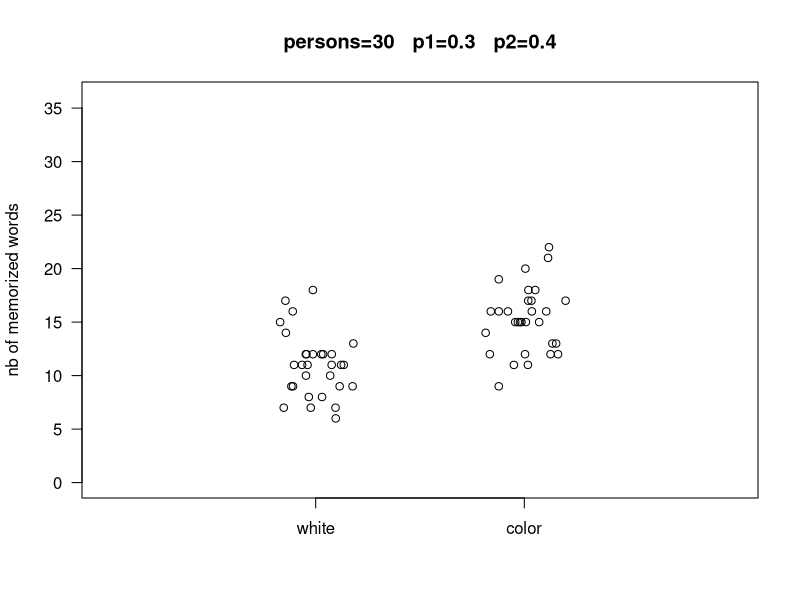
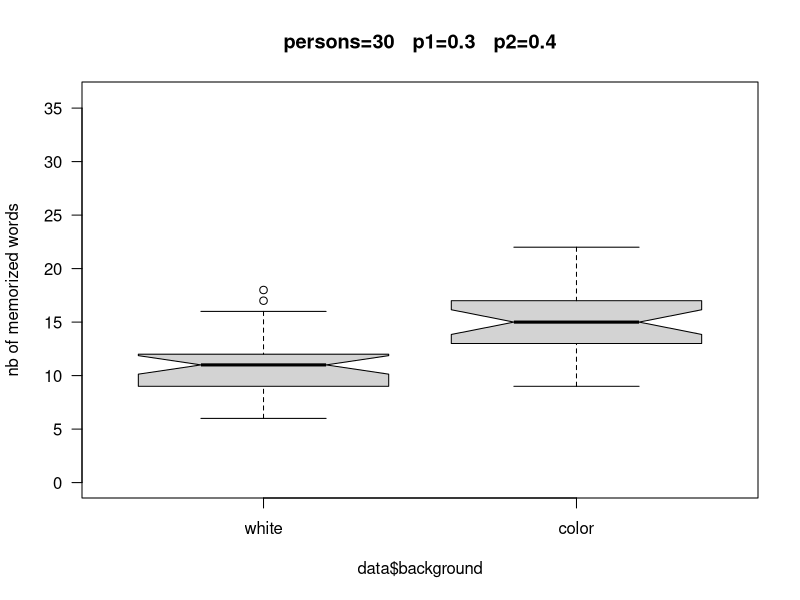
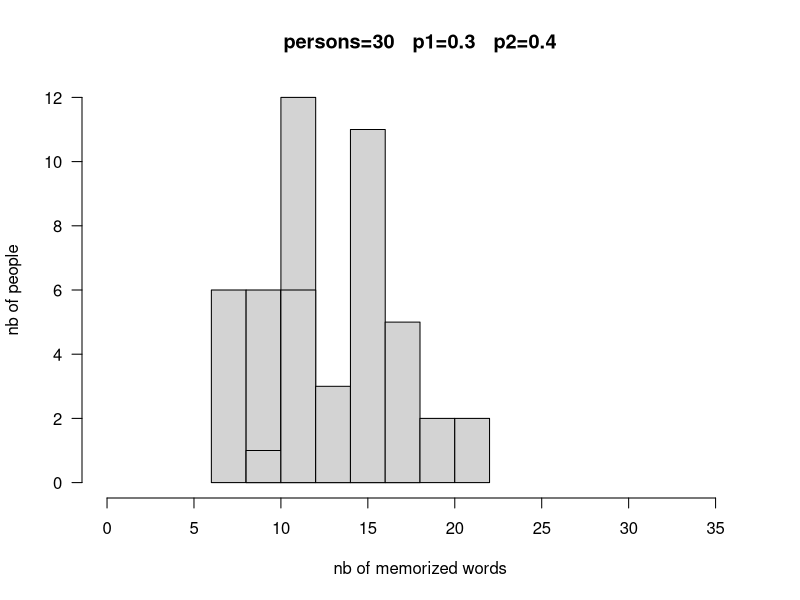

Generate these figures, in order, with R:
## ---- chunk 1
set.seed(2014) # for pseudo-random number generator
nb.words = 36
nb.people = 30
p1 = 0.3 # proba of memorizing a word on white background
p2 = 0.4 # proba of memorizing a word on color background
data = data.frame(background=c(rep("white", nb.people),
                               rep("color", nb.people)),
                  value=c(rbinom(n=nb.people, size=nb.words, prob=p1),
                          rbinom(n=nb.people, size=nb.words, prob=p2)))
## ---- chunk 2
## data = read.table("data.txt", header=TRUE)
## ...
data$background = as.factor(data$background)
data$background = relevel(data$background, "white")
## ---- chunk 3
head(data)
summary(data)
tapply(data$value, list(data$background), summary)
## ---- chunk 4
plot(x=jitter(rep(1, nb.people), amount=0.2),
     y=data$value[data$background == "white"],
     xlim=c(0,3), xlab="", xaxt="n",
     ylim=c(0, nb.words), ylab="nb of memorized words", las=1,
     main=paste0("persons=",nb.people, "   p1=", p1, "   p2=", p2))
axis(side=1, at=c(1,2), labels=c("white", "color"))
points(x=jitter(rep(2, nb.people), amount=0.2),
       y=data$value[data$background == "color"])
## ---- chunk 5
boxplot(data$value ~ data$background,
        ylim=c(0,nb.words), ylab="nb of memorized words", las=1, notch=TRUE,
        main=paste0("persons=",nb.people, "   p1=", p1, "   p2=", p2))
## ---- chunk 6
hist(data$value[data$background == "white"],
     breaks="FD", xlim=c(0,nb.words),
     xlab="nb of memorized words",
     ylab="nb of people", las=1,
     main=paste0("persons=",nb.people, "   p1=", p1, "   p2=", p2))
hist(data$value[data$background == "color"], add=TRUE,
     breaks="FD", xlim=c(0,nb.words),
     xlab="nb of memorized words",
     ylab="nb of people", las=1,
     main=paste0("persons=",nb.people, "   p1=", p1, "   p2=", p2))
## ---- chunk 7
y1 = data$value[data$background == "white"]
y2 = data$value[data$background == "color"]
(res.ttest = t.test(y1, y2, alternative="two.sided", paired=TRUE))
## ---- chunk 8
wilcox.test(y1, y2, alternative="two.sided", paired=TRUE, conf.int=TRUE)
